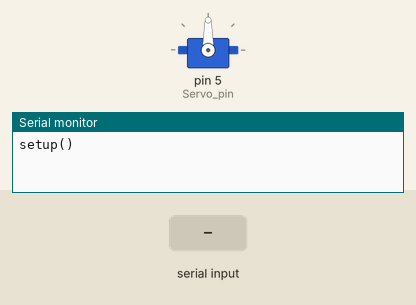
This sketch was run on a simulated Arduino Uno, built with avr-gcc and run on an emulated ATmega328P. On the bench: servo, the last lines printed to the serial monitor. The inputs (shaded band) are chosen by the test bench.

Above: at 1.2 s.
1.3 s: "90,45\n" received over Serial
At 2.6 s:
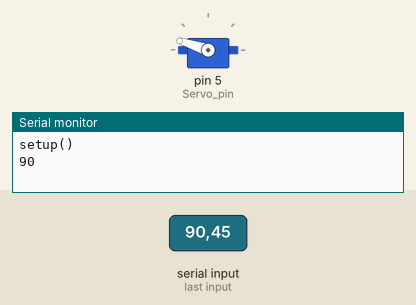
3.5 s: "200\n" received over Serial
At 5.2 s:
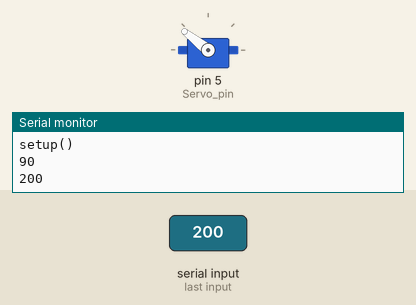
5.5 s: "90\n" received over Serial
At 6.9 s:
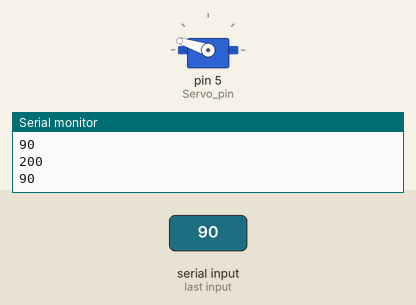
Timing chart, 0 to 8.5 s (numbered marks = the images above; inputs shaded):
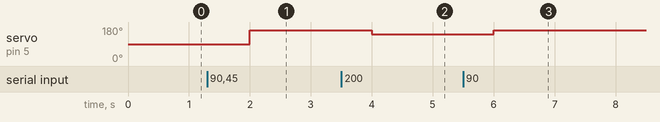

Measured:
- after the input at 1.3 s, servo on pin 5 (Servo_pin): 90° → 162° after 0.70 s
- after the input at 3.5 s, servo on pin 5 (Servo_pin): 162° → 142° after 0.50 s
- after the input at 5.5 s, servo on pin 5 (Servo_pin): 142° → 162° after 0.50 s

The sketch:

sketch_dec08a.ino
```cpp
#include <Servo.h>

#define Servo_pin 5

Servo servo;
int x;
int y;
int prevX;
int prevY;

void setup() {
  Serial.begin(9600);
  servo.attach(Servo_pin);
  servo.write(90);
  Serial.println("setup()");
}

void servoPosition(){
  if(prevX != x){
    int servoX = map(x, 600, 0, 70, 179);
    servoX = min(servoX, 179);
    servoX = max(servoX, 70);
    servo.write(servoX);
  }
}

void loop() {
  if(Serial.available()>0){
      x = Serial.parseInt();
      Serial.println(x);
      servoPosition();

    }
    while(Serial.available()> 0){
      Serial.read();
    }
    delay(1000);
}
```
